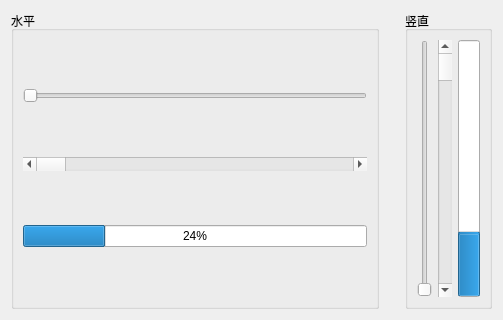
<?xml version="1.0" encoding="UTF-8"?>
<ui version="4.0">
 <class>ExQProgressBar</class>
 <widget class="QWidget" name="ExQProgressBar">
  <property name="geometry">
   <rect>
    <x>0</x>
    <y>0</y>
    <width>503</width>
    <height>320</height>
   </rect>
  </property>
  <property name="windowTitle">
   <string>Form</string>
  </property>
  <layout class="QGridLayout" name="gridLayout">
   <item row="0" column="0">
    <widget class="QGroupBox" name="groupBox">
     <property name="title">
      <string>水平</string>
     </property>
     <layout class="QVBoxLayout" name="verticalLayout">
      <item>
       <widget class="QSlider" name="sliderHor">
        <property name="orientation">
         <enum>Qt::Horizontal</enum>
        </property>
       </widget>
      </item>
      <item>
       <widget class="QScrollBar" name="scrollBarHor">
        <property name="orientation">
         <enum>Qt::Horizontal</enum>
        </property>
       </widget>
      </item>
      <item>
       <widget class="QProgressBar" name="progressBarHor">
        <property name="value">
         <number>24</number>
        </property>
       </widget>
      </item>
     </layout>
    </widget>
   </item>
   <item row="0" column="2">
    <widget class="QGroupBox" name="groupBox_2">
     <property name="title">
      <string>竖直</string>
     </property>
     <layout class="QHBoxLayout" name="horizontalLayout">
      <item>
       <widget class="QSlider" name="sliderVer">
        <property name="orientation">
         <enum>Qt::Vertical</enum>
        </property>
       </widget>
      </item>
      <item>
       <widget class="QScrollBar" name="scrollBarVer">
        <property name="orientation">
         <enum>Qt::Vertical</enum>
        </property>
       </widget>
      </item>
      <item>
       <widget class="QProgressBar" name="progressBarVer">
        <property name="value">
         <number>24</number>
        </property>
        <property name="orientation">
         <enum>Qt::Vertical</enum>
        </property>
       </widget>
      </item>
     </layout>
    </widget>
   </item>
   <item row="0" column="1">
    <spacer name="horizontalSpacer">
     <property name="orientation">
      <enum>Qt::Horizontal</enum>
     </property>
     <property name="sizeType">
      <enum>QSizePolicy::Fixed</enum>
     </property>
     <property name="sizeHint" stdset="0">
      <size>
       <width>20</width>
       <height>20</height>
      </size>
     </property>
    </spacer>
   </item>
  </layout>
 </widget>
 <resources/>
 <connections/>
</ui>
